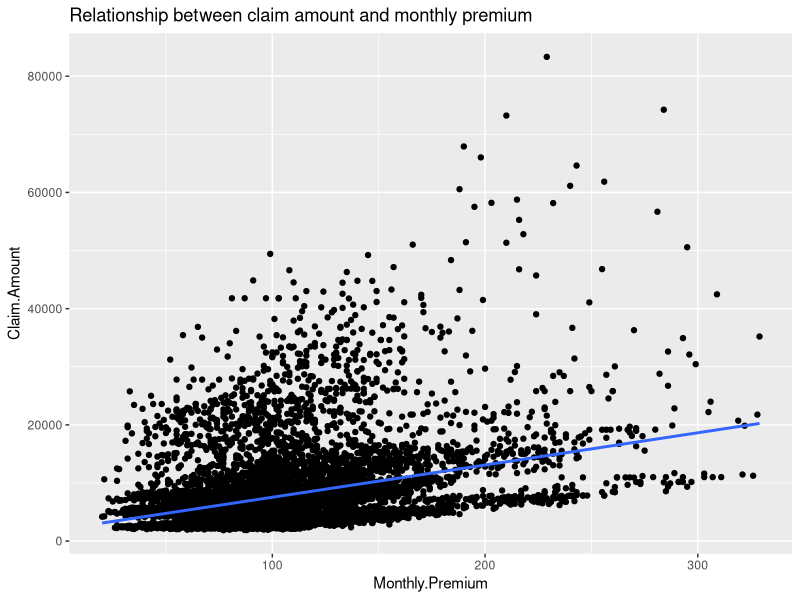

Generate this figure with R:
## ---- chunk 1
knitr::opts_chunk$set(
	echo = TRUE,
	message = FALSE,
	warning = FALSE
)
## ---- chunk 2
library(tidyverse)
library(ggplot2)
library(kableExtra)
library(broom)
CIF <- read.csv(here::here("data/CIF.csv"))

CIF_task1 <- CIF %>%
  select(Claim.Amount, Monthly.Premium, Age, Gender,Fraud)%>%
  mutate(Claim.Amount = as.numeric(gsub(",", "", `Claim.Amount`)))
## ---- chunk 3
lm(Claim.Amount ~ Monthly.Premium, data = CIF_task1)
p1 <- ggplot(data = CIF_task1,
       aes(x = Monthly.Premium,
           y = Claim.Amount))+
  geom_point()+
  geom_smooth(method = lm, se = FALSE)+
  ggtitle("Relationship between claim amount and monthly premium")

p1
## ---- chunk 4
task1_group <- CIF_task1 %>% 
  filter(Age < 27 )%>%
  group_by(Gender, Fraud) %>% 
  tally() %>% 
  ungroup() %>%
  pivot_wider(names_from = Fraud, values_from = n)%>% 
  mutate(total = `0` + `1`) %>% 
  mutate(prop = round(`1`/total, digits=3)) %>%
  select(Gender, `1`, `0`, total, prop)

task1_group <- task1_group %>% 
  arrange(desc(row_number())) 

task1_group %>% 
  kable() %>% 
  kable_styling()
## ---- chunk 5
test_x <- as.matrix(task1_group %>%
select(`1`, `0`))

CLTtest <- prop.test(test_x, alternative = "greater")
tidy(CLTtest) %>%
kable() %>%
kable_styling()
